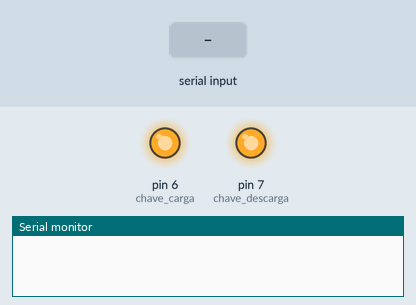
A sketch run on a simulated Arduino Uno, built with avr-gcc and run on an emulated ATmega328P. Parts: output pins drawn as LEDs (lit = HIGH), the last lines printed to the serial monitor. The inputs (shaded band) are chosen by the test bench.

Above: at 1.2 s.
1.3 s: "90,45\n" received over Serial
At 3.6 s:
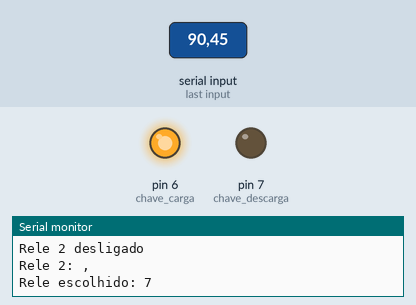
Timing chart, 0 to 5.1 s (numbered marks = the images above; inputs shaded):
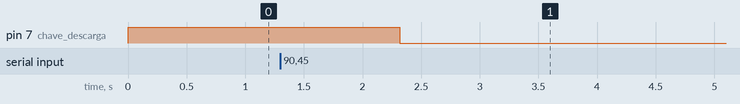

The sketch:

carga_descarga_controlada.ino
```cpp
int chave_carga=6;
int chave_descarga=7;
int pino_rele1=10;
int pino_rele2=11;

bool ligar_rele = LOW;
bool desligar_rele = ~ligar_rele;

void setup() {
  Serial.begin(9600);
  pinMode ( chave_carga, OUTPUT);
  pinMode ( chave_descarga, OUTPUT);
  digitalWrite ( chave_carga, HIGH);
  digitalWrite ( chave_descarga, HIGH);
}

void tratador(String cmd){
  /* Vai receber 2 ou mais caraceters. O primeiro indica se é carga ou descarga.
   *  Do segundo em diante é o tempo em segundos que o sistema fica ligado.
   *  Exemplo: c120
   *  c - carga
   *  120 - 120 segundos carregando
   *  Exemplo: d3
   *  d - descarga
   *  3 - 3 segundos carregado
   */
  char carga = cmd[0];
  char rele1 = cmd[1];
  char rele2 = cmd[2];
  String duracao_tempo_str = cmd.substring(3);
  int duracao_tempo = duracao_tempo_str.toInt();
  int rele_escolhido = (carga == 'c') ? chave_carga : chave_descarga;
  if(rele1 == '1'){
    digitalWrite (pino_rele1, ligar_rele);
    Serial.println("Rele 1 ligado");
  }else{
    digitalWrite (pino_rele1, desligar_rele);
    Serial.println("Rele 1 desligado");
  }
  Serial.print("Rele 1: ");
  Serial.println(rele1);


  if(rele2 == '1'){
    digitalWrite (pino_rele2, ligar_rele);
    Serial.println("Rele 2 ligado");
  }else{
    digitalWrite (pino_rele2, desligar_rele);
    Serial.println("Rele 2 desligado");
  }
  Serial.print("Rele 2: ");
  Serial.println(rele2);


  Serial.print("Rele escolhido: ");
  Serial.println(rele_escolhido);


  digitalWrite ( rele_escolhido, ligar_rele);
  delay(duracao_tempo*1000);
  digitalWrite ( rele_escolhido, desligar_rele);
}

void loop() {
  if (Serial.available() > 0) {
     String cmd = Serial.readString();
     tratador(cmd);
  }

}
```

Measured:
- after the input at 1.3 s, pin 7 (chave_descarga): HIGH → LOW after 1.0 s
